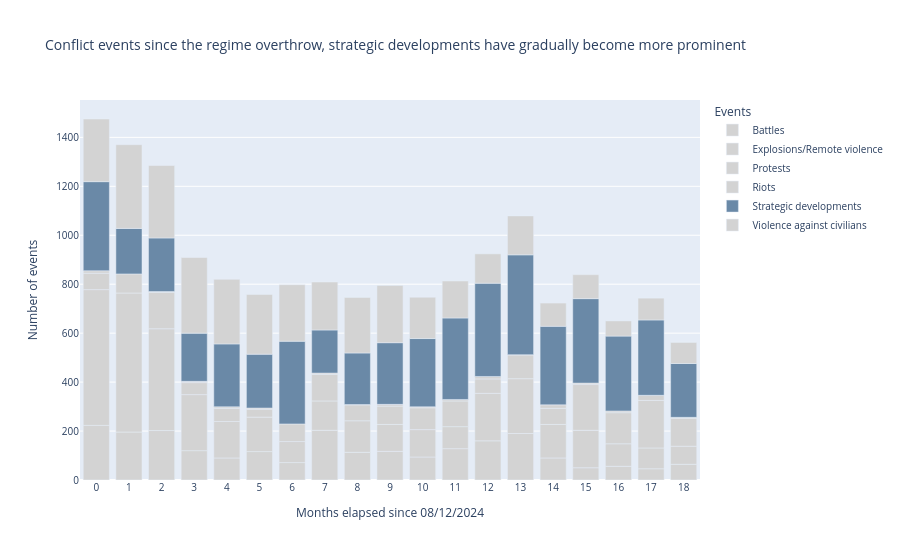

This figure's notebook cell:
### Code cell
plot_events_sdpop = px.bar(
    dataset_grouped, 
    x='interval', 
    y='event_count', 
    color='event_type',
    color_discrete_map=color_map_grey('Strategic developments', names),
    title='Conflict events since the regime overthrow, strategic developments have gradually become more prominent',
    labels={'interval': 'Months elapsed since 08/12/2024', 'event_count': 'Number of events'}
)

plot_events_sdpop.update_layout(
    title_font_size=14, font_size=10, yaxis=dict(nticks=10), 
    legend=dict(title=(dict(text="Events")))
)
plot_events_sdpop.update_xaxes(dtick=1)

### Figure 1 — Plotly figure (JSON) as saved in the notebook; plotly's stock layout.template omitted (floating-point values rounded to 4 significant figures)
{"data": [{"hovertemplate": "event_type=Battles<br>Months elapsed since 08/12/2024=%{x}<br>Number of events=%{y}<extra></extra>", "legendgroup": "Battles", "marker": {"color": "#D3D3D3", "pattern": {"shape": ""}}, "name": "Battles", "orientation": "v", "showlegend": true, "textposition": "auto", "type": "bar", "x": [0, 1, 2, 3, 4, 5, 6, 7, 8, 9, 10, 11, 12, 13, 14, 15, 16, 17, 18], "xaxis": "x", "y": [223, 196, 202, 120, 90, 116, 71, 203, 113, 117, 94, 128, 160, 190, 90, 50, 56, 46, 64], "yaxis": "y"}, {"hovertemplate": "event_type=Explosions/Remote violence<br>Months elapsed since 08/12/2024=%{x}<br>Number of events=%{y}<extra></extra>", "legendgroup": "Explosions/Remote violence", "marker": {"color": "#D3D3D3", "pattern": {"shape": ""}}, "name": "Explosions/Remote violence", "orientation": "v", "showlegend": true, "textposition": "auto", "type": "bar", "x": [0, 1, 2, 3, 4, 5, 6, 7, 8, 9, 10, 11, 12, 13, 14, 15, 16, 17, 18], "xaxis": "x", "y": [555, 568, 416, 229, 149, 141, 86, 120, 129, 110, 112, 90, 194, 224, 137, 153, 92, 85, 74], "yaxis": "y"}, {"hovertemplate": "event_type=Protests<br>Months elapsed since 08/12/2024=%{x}<br>Number of events=%{y}<extra></extra>", "legendgroup": "Protests", "marker": {"color": "#D3D3D3", "pattern": {"shape": ""}}, "name": "Protests", "orientation": "v", "showlegend": true, "textposition": "auto", "type": "bar", "x": [0, 1, 2, 3, 4, 5, 6, 7, 8, 9, 10, 11, 12, 13, 14, 15, 16, 17, 18], "xaxis": "x", "y": [67, 78, 148, 49, 54, 32, 72, 108, 65, 75, 89, 105, 59, 97, 66, 187, 127, 194, 114], "yaxis": "y"}, {"hovertemplate": "event_type=Riots<br>Months elapsed since 08/12/2024=%{x}<br>Number of events=%{y}<extra></extra>", "legendgroup": "Riots", "marker": {"color": "#D3D3D3", "pattern": {"shape": ""}}, "name": "Riots", "orientation": "v", "showlegend": true, "textposition": "auto", "type": "bar", "x": [0, 2, 3, 4, 5, 7, 8, 9, 10, 11, 12, 13, 14, 15, 16, 17, 18], "xaxis": "x", "y": [10, 4, 5, 6, 5, 6, 1, 7, 4, 6, 10, 1, 14, 6, 7, 21, 4], "yaxis": "y"}, {"hovertemplate": "event_type=Strategic developments<br>Months elapsed since 08/12/2024=%{x}<br>Number of events=%{y}<extra></extra>", "legendgroup": "Strategic developments", "marker": {"color": "#6A89A7", "pattern": {"shape": ""}}, "name": "Strategic developments", "orientation": "v", "showlegend": true, "textposition": "auto", "type": "bar", "x": [0, 1, 2, 3, 4, 5, 6, 7, 8, 9, 10, 11, 12, 13, 14, 15, 16, 17, 18], "xaxis": "x", "y": [364, 186, 219, 197, 257, 220, 338, 176, 211, 252, 279, 333, 381, 408, 321, 345, 306, 308, 220], "yaxis": "y"}, {"hovertemplate": "event_type=Violence against civilians<br>Months elapsed since 08/12/2024=%{x}<br>Number of events=%{y}<extra></extra>", "legendgroup": "Violence against civilians", "marker": {"color": "#D3D3D3", "pattern": {"shape": ""}}, "name": "Violence against civilians", "orientation": "v", "showlegend": true, "textposition": "auto", "type": "bar", "x": [0, 1, 2, 3, 4, 5, 6, 7, 8, 9, 10, 11, 12, 13, 14, 15, 16, 17, 18], "xaxis": "x", "y": [256, 342, 296, 309, 264, 244, 231, 196, 227, 234, 169, 151, 120, 159, 95, 98, 62, 89, 86], "yaxis": "y"}], "layout": {"barmode": "relative", "font": {"size": 10}, "legend": {"title": {"text": "Events"}, "tracegroupgap": 0}, "title": {"font": {"size": 14}, "text": "Conflict events since the regime overthrow, strategic developments have gradually become more prominent"}, "xaxis": {"anchor": "y", "domain": [0, 1], "dtick": 1, "title": {"text": "Months elapsed since 08/12/2024"}}, "yaxis": {"anchor": "x", "domain": [0, 1], "nticks": 10, "title": {"text": "Number of events"}}}}
